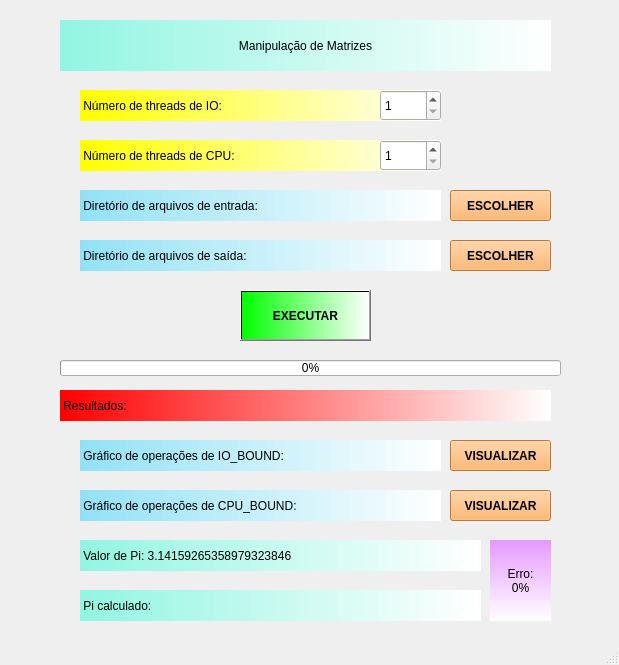
<?xml version="1.0" encoding="UTF-8"?>
<ui version="4.0">
 <class>MainWindow</class>
 <widget class="QMainWindow" name="MainWindow">
  <property name="geometry">
   <rect>
    <x>0</x>
    <y>0</y>
    <width>619</width>
    <height>665</height>
   </rect>
  </property>
  <property name="windowTitle">
   <string>Manipulação de Matrizes</string>
  </property>
  <widget class="QWidget" name="centralwidget">
   <widget class="QLabel" name="label_title">
    <property name="geometry">
     <rect>
      <x>60</x>
      <y>20</y>
      <width>491</width>
      <height>51</height>
     </rect>
    </property>
    <property name="styleSheet">
     <string notr="true">font: 16pt &quot;Consolas&quot;; text-align: center; background-color: qlineargradient(spread:pad, x1:0, y1:0, x2:1, y2:0, stop:0 rgba(0, 255, 204, 100), stop:1 rgba(255, 255, 255, 255));</string>
    </property>
    <property name="text">
     <string>Manipulação de Matrizes</string>
    </property>
    <property name="alignment">
     <set>Qt::AlignCenter</set>
    </property>
   </widget>
   <widget class="QLabel" name="label_threads_io">
    <property name="geometry">
     <rect>
      <x>80</x>
      <y>90</y>
      <width>361</width>
      <height>31</height>
     </rect>
    </property>
    <property name="styleSheet">
     <string notr="true">font: 14pt &quot;Consolas&quot;; background-color: qlineargradient(spread:pad, x1:0, y1:0, x2:1, y2:0, stop:0 rgba(255, 255, 0, 255), stop:1 rgba(255, 255, 255, 255));</string>
    </property>
    <property name="text">
     <string> Número de threads de IO:</string>
    </property>
   </widget>
   <widget class="QLabel" name="label_threads_cpu">
    <property name="geometry">
     <rect>
      <x>80</x>
      <y>140</y>
      <width>361</width>
      <height>31</height>
     </rect>
    </property>
    <property name="styleSheet">
     <string notr="true">font: 14pt &quot;Consolas&quot;; background-color: qlineargradient(spread:pad, x1:0, y1:0, x2:1, y2:0, stop:0 rgba(255, 255, 0, 255), stop:1 rgba(255, 255, 255, 255));</string>
    </property>
    <property name="text">
     <string> Número de threads de CPU:</string>
    </property>
   </widget>
   <widget class="QSpinBox" name="sbThreadsCPU">
    <property name="geometry">
     <rect>
      <x>380</x>
      <y>140</y>
      <width>61</width>
      <height>31</height>
     </rect>
    </property>
    <property name="styleSheet">
     <string notr="true">font: 14pt &quot;Consolas&quot;;</string>
    </property>
    <property name="minimum">
     <number>1</number>
    </property>
    <property name="maximum">
     <number>100</number>
    </property>
    <property name="singleStep">
     <number>1</number>
    </property>
   </widget>
   <widget class="QSpinBox" name="sbThreadsIO">
    <property name="geometry">
     <rect>
      <x>380</x>
      <y>90</y>
      <width>61</width>
      <height>31</height>
     </rect>
    </property>
    <property name="styleSheet">
     <string notr="true">font: 14pt &quot;Consolas&quot;;</string>
    </property>
    <property name="minimum">
     <number>1</number>
    </property>
    <property name="maximum">
     <number>100</number>
    </property>
    <property name="singleStep">
     <number>1</number>
    </property>
   </widget>
   <widget class="QLabel" name="label_results">
    <property name="geometry">
     <rect>
      <x>60</x>
      <y>390</y>
      <width>491</width>
      <height>31</height>
     </rect>
    </property>
    <property name="styleSheet">
     <string notr="true">font: 16pt &quot;Consolas&quot;; background-color: qlineargradient(spread:pad, x1:0, y1:0, x2:1, y2:0, stop:0 rgba(255, 0, 0, 255), stop:1 rgba(255, 255, 255, 255));</string>
    </property>
    <property name="text">
     <string> Resultados:</string>
    </property>
   </widget>
   <widget class="QPushButton" name="btnEXE">
    <property name="geometry">
     <rect>
      <x>240</x>
      <y>290</y>
      <width>131</width>
      <height>51</height>
     </rect>
    </property>
    <property name="styleSheet">
     <string notr="true">background-color: qlineargradient(spread:pad, x1:0, y1:0, x2:1, y2:0, stop:0 rgba(0, 255, 0, 255), stop:1 rgba(255, 255, 255, 255)); font: 14pt &quot;Consolas&quot;; font-weight: bold;</string>
    </property>
    <property name="text">
     <string>EXECUTAR</string>
    </property>
   </widget>
   <widget class="QLabel" name="label_graph_io">
    <property name="geometry">
     <rect>
      <x>80</x>
      <y>440</y>
      <width>361</width>
      <height>31</height>
     </rect>
    </property>
    <property name="styleSheet">
     <string notr="true">font: 14pt &quot;Consolas&quot;; background-color: qlineargradient(spread:pad, x1:0, y1:0, x2:1, y2:0, stop:0 rgba(0, 204, 255, 100), stop:1 rgba(255, 255, 255, 255));</string>
    </property>
    <property name="text">
     <string> Gráfico de operações de IO_BOUND:</string>
    </property>
   </widget>
   <widget class="QLabel" name="label_graph_cpu">
    <property name="geometry">
     <rect>
      <x>80</x>
      <y>490</y>
      <width>361</width>
      <height>31</height>
     </rect>
    </property>
    <property name="styleSheet">
     <string notr="true">font: 14pt &quot;Consolas&quot;; background-color: qlineargradient(spread:pad, x1:0, y1:0, x2:1, y2:0, stop:0 rgba(0, 204, 255, 100), stop:1 rgba(255, 255, 255, 255));</string>
    </property>
    <property name="text">
     <string> Gráfico de operações de CPU_BOUND:</string>
    </property>
   </widget>
   <widget class="QPushButton" name="btnGraphIO">
    <property name="geometry">
     <rect>
      <x>450</x>
      <y>440</y>
      <width>101</width>
      <height>31</height>
     </rect>
    </property>
    <property name="toolTip">
     <string>Gráfico de ganho</string>
    </property>
    <property name="styleSheet">
     <string notr="true">background-color: rgb(255, 166, 77); font: 10pt &quot;Consolas&quot;; font-weight: bold;</string>
    </property>
    <property name="text">
     <string>VISUALIZAR</string>
    </property>
   </widget>
   <widget class="QPushButton" name="btnGraphCPU">
    <property name="geometry">
     <rect>
      <x>450</x>
      <y>490</y>
      <width>101</width>
      <height>31</height>
     </rect>
    </property>
    <property name="toolTip">
     <string>Gráfico de eficiência por core</string>
    </property>
    <property name="styleSheet">
     <string notr="true">background-color: rgb(255, 166, 77); font: 10pt &quot;Consolas&quot;; font-weight: bold;</string>
    </property>
    <property name="text">
     <string>VISUALIZAR</string>
    </property>
   </widget>
   <widget class="QProgressBar" name="progressBar">
    <property name="geometry">
     <rect>
      <x>60</x>
      <y>360</y>
      <width>501</width>
      <height>16</height>
     </rect>
    </property>
    <property name="value">
     <number>0</number>
    </property>
   </widget>
   <widget class="QLabel" name="lvalorDePi">
    <property name="geometry">
     <rect>
      <x>80</x>
      <y>540</y>
      <width>401</width>
      <height>31</height>
     </rect>
    </property>
    <property name="styleSheet">
     <string notr="true">font: 14pt &quot;Consolas&quot;; background-color: qlineargradient(spread:pad, x1:0, y1:0, x2:1, y2:0, stop:0 rgba(0, 255, 204, 100), stop:1 rgba(255, 255, 255, 255));</string>
    </property>
    <property name="text">
     <string> Valor de Pi: 3.14159265358979323846</string>
    </property>
   </widget>
   <widget class="QLabel" name="lPiCalculado">
    <property name="geometry">
     <rect>
      <x>80</x>
      <y>590</y>
      <width>401</width>
      <height>31</height>
     </rect>
    </property>
    <property name="styleSheet">
     <string notr="true">font: 14pt &quot;Consolas&quot;; background-color: qlineargradient(spread:pad, x1:0, y1:0, x2:1, y2:0, stop:0 rgba(0, 255, 204, 100), stop:1 rgba(255, 255, 255, 255));</string>
    </property>
    <property name="text">
     <string> Pi calculado:</string>
    </property>
   </widget>
   <widget class="QLabel" name="label_error">
    <property name="geometry">
     <rect>
      <x>490</x>
      <y>540</y>
      <width>61</width>
      <height>81</height>
     </rect>
    </property>
    <property name="styleSheet">
     <string notr="true">font: 14pt &quot;Consolas&quot;; background-color: qlineargradient(spread:pad, x1:0, y1:1, x2:0, y2:0, stop:0 rgba(255, 255, 255, 255), stop:1 rgba(230, 153, 255, 255));</string>
    </property>
    <property name="text">
     <string>Erro:
0%</string>
    </property>
    <property name="alignment">
     <set>Qt::AlignCenter</set>
    </property>
   </widget>
   <widget class="QLabel" name="label_path_file_in">
    <property name="geometry">
     <rect>
      <x>80</x>
      <y>190</y>
      <width>361</width>
      <height>31</height>
     </rect>
    </property>
    <property name="styleSheet">
     <string notr="true">font: 14pt &quot;Consolas&quot;; background-color: qlineargradient(spread:pad, x1:0, y1:0, x2:1, y2:0, stop:0 rgba(0, 204, 255, 100), stop:1 rgba(255, 255, 255, 255));</string>
    </property>
    <property name="text">
     <string> Diretório de arquivos de entrada:</string>
    </property>
   </widget>
   <widget class="QLabel" name="label_path_file_out">
    <property name="geometry">
     <rect>
      <x>80</x>
      <y>240</y>
      <width>361</width>
      <height>31</height>
     </rect>
    </property>
    <property name="styleSheet">
     <string notr="true">font: 14pt &quot;Consolas&quot;; background-color: qlineargradient(spread:pad, x1:0, y1:0, x2:1, y2:0, stop:0 rgba(0, 204, 255, 100), stop:1 rgba(255, 255, 255, 255));</string>
    </property>
    <property name="text">
     <string> Diretório de arquivos de saída:</string>
    </property>
   </widget>
   <widget class="QPushButton" name="btnPathFileIn">
    <property name="geometry">
     <rect>
      <x>450</x>
      <y>190</y>
      <width>101</width>
      <height>31</height>
     </rect>
    </property>
    <property name="toolTip">
     <string>Escolher Diretório IN</string>
    </property>
    <property name="styleSheet">
     <string notr="true">background-color: rgb(255, 166, 77); font: 10pt &quot;Consolas&quot;; font-weight: bold;</string>
    </property>
    <property name="text">
     <string>ESCOLHER</string>
    </property>
   </widget>
   <widget class="QPushButton" name="btnPathFileOut">
    <property name="geometry">
     <rect>
      <x>450</x>
      <y>240</y>
      <width>101</width>
      <height>31</height>
     </rect>
    </property>
    <property name="toolTip">
     <string>Escolher Diretório OUT</string>
    </property>
    <property name="styleSheet">
     <string notr="true">background-color: rgb(255, 166, 77); font: 10pt &quot;Consolas&quot;; font-weight: bold;</string>
    </property>
    <property name="text">
     <string>ESCOLHER</string>
    </property>
   </widget>
  </widget>
  <widget class="QStatusBar" name="statusbar"/>
 </widget>
 <resources/>
 <connections/>
</ui>
